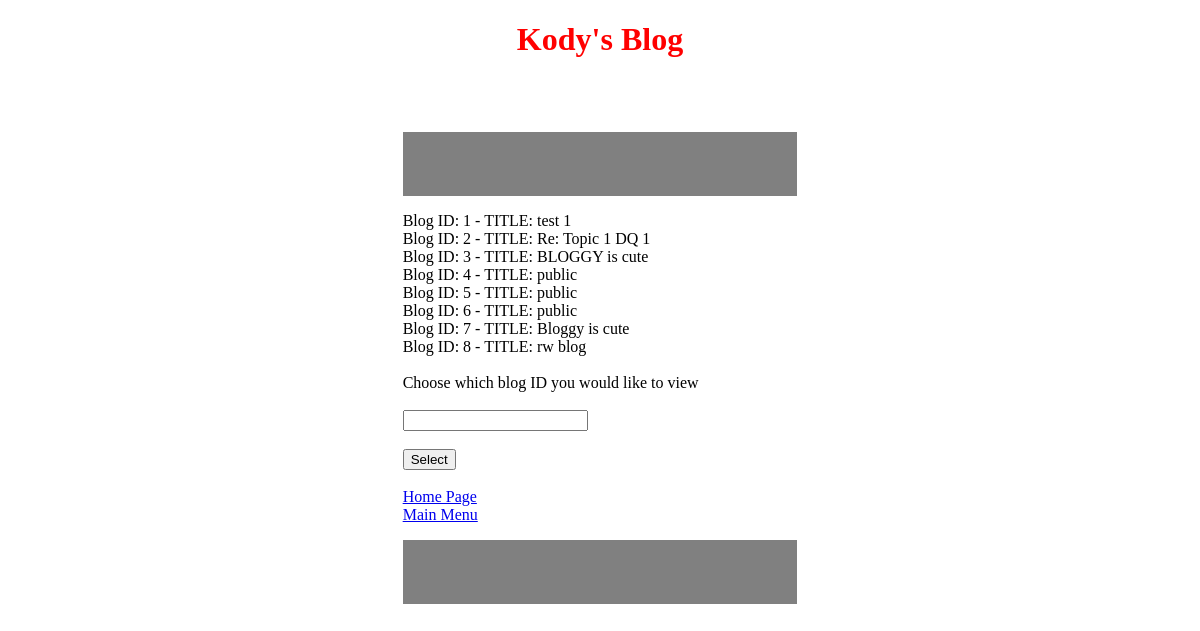
The app's page /searchHandlerAdmin.php (signed in) with its own data.
### tables this page shows
CREATE TABLE `blog_posts` (
  `BLOG_ID` int(11) NOT NULL,
  `BLOG_TITLE` varchar(100) NOT NULL,
  `BLOG_BODY` varchar(5000) NOT NULL,
  `DATE` timestamp NOT NULL DEFAULT CURRENT_TIMESTAMP,
  `USER_ID` int(11) NOT NULL,
  `BLOG_TOPIC` varchar(100) NOT NULL,
  `BLOG_ACCESS` tinyint(4) NOT NULL
);

### searchHandlerAdmin.php (the view, shortened to what this page needs)
<!DOCTYPE html>
<html>
<head>
<link rel="stylesheet" href="style.css">
</head>
<body>
<h1>Kody's Blog</h1><br><br>
<article>
	<p>
	<form action="blogView.php" method="POST">
<?php
$title = $_POST["title"];
$body = $_POST["body"];
$blogTopic1 = $_POST["topic1"];
$blogTopic2 = $_POST["topic2"];
$blogTopic3 = $_POST["topic3"];
$blogTopic4 = $_POST["topic4"];
$blogTopic5 = $_POST["topic5"];
$blogTopic6 = $_POST["topic6"];
$blogTopic7 = $_POST["topic7"];
$table1 = $_SESSION["TABLE1"];
$conn = dbConnect();
if($blogTopic1!=null){
    $topicvalue = $blogTopic1;
}elseif($blogTopic2 != null){
    $topicvalue = $blogTopic2;
}elseif ($blogTopic3 != null){
    $topicvalue = $blogTopic3;
}elseif ($blogTopic4 != null){
    $topicvalue = $blogTopic4;
}elseif ($blogTopic5 != null){
    $topicvalue = $blogTopic5;
}elseif ($blogTopic6 != null){
    $topicvalue = $blogTopic6;
}elseif ($blogTopic7 != null){
    $topicvalue = $blogTopic7;
}else {
    $topicvalue = null;
}
if($topicvalue != null && $title == null && $body == null){
    $sql = $conn->query("SELECT BLOG_ID, BLOG_TITLE FROM $table1 WHERE BLOG_TOPIC LIKE '%$topicvalue%'");
    if($sql->num_rows>0){
        while($row = $sql->fetch_assoc()){
            echo $row["BLOG_ID"]." ".$row["BLOG_TITLE"]."<br>";
        }
        echo "<br>";
        echo "Choose which blog ID you would like to view" . "<br>" . "<br>";
    }
}elseif($topicvalue == null && $title == null && $body == null){
    $sql = $conn->query("SELECT BLOG_ID, BLOG_TITLE FROM $table1");
    if($sql->num_rows>0){
        while($row = $sql->fetch_assoc()){
            echo "Blog ID: ".$row["BLOG_ID"]." - TITLE: ".$row["BLOG_TITLE"]."<br>";
        }
        echo "<br>";
        echo "Choose which blog ID you would like to view" . "<br>" . "<br>";
}
}else{
    echo "Error: No blogs found";
}
?>
  <input type="number" name="blogchosen" id="blogchosen" min="1" ><br><br>
  <input type="submit" value="Select"><br><br>
</form>
<a href="homePage.php">Home Page</a>
<a href="index.php">Main Menu</a>
	</p>
</article>
</body>
</html>

### style.css (style rules this page uses)
body { background-color: white; }
h1 { text-align: center; color: red; }
p { background-color: grey; text-align: center; color: black; border: 2px solid grey; padding: 30px; }

### searchHandlerAdmin.php (style rules this page uses)
article { display: grid; grid-template-columns: 1fr 1fr 1fr; }
article * { grid-column: 2/3; }

### records on screen
blog_posts: BLOG_ID "1", BLOG_TITLE "test 1"
blog_posts: BLOG_ID "2", BLOG_TITLE "Re: Topic 1 DQ 1"
blog_posts: BLOG_ID "3", BLOG_TITLE "BLOGGY is cute"
blog_posts: BLOG_ID "4", BLOG_TITLE "public"
blog_posts: BLOG_ID "5", BLOG_TITLE "public"
blog_posts: BLOG_ID "6", BLOG_TITLE "public"
blog_posts: BLOG_ID "7", BLOG_TITLE "Bloggy is cute"
blog_posts: BLOG_ID "8", BLOG_TITLE "rw blog"
